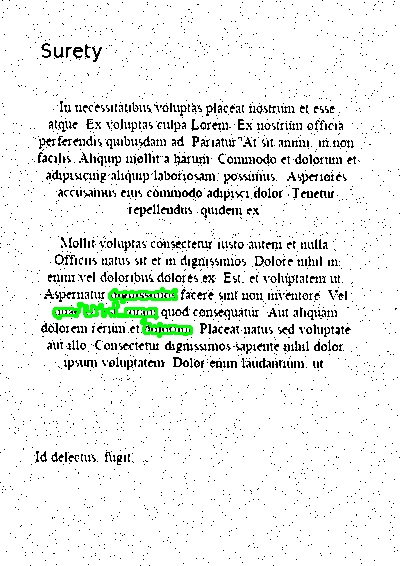
#> input picture Day-16/output_images/output_1.jpg, 400 x 566 px, given in place of 1.png, which was not available
$ python mini-project-EdgeDetection.py
#> lines starting #> are read from the running program, lines starting #| are printed output that depends on the picture; after the words box and inside, x2 and y2 are one past the last pixel; in counts of white or black regions, pixels touching at a corner belong together; pictures that were not available may be replaced by others from this repository, and a replacement may not be noted
import cv2
import numpy as np

for i in range(1,11):

    # Load the document image
    img_path = f'sample_images/{i}.png'
    img = cv2.imread(img_path)
#> img is the input picture: shape (566, 400, 3); mean B, G, R 235.3, 237.2, 235.3

    if img is None:
        print(f"{i}.png not found.")
        continue

    # Convert to grayscale
    gray = cv2.cvtColor(img, cv2.COLOR_BGR2GRAY)

    # Apply Gaussian Blur
    blurred = cv2.GaussianBlur(gray, (5, 5), 0)
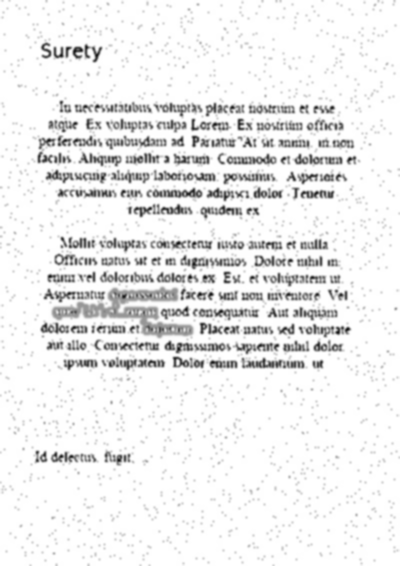
#> blurred: shape (566, 400); min 25, max 255, mean 236.4

    # Detect edges using Canny
    edges = cv2.Canny(blurred, 50, 150)
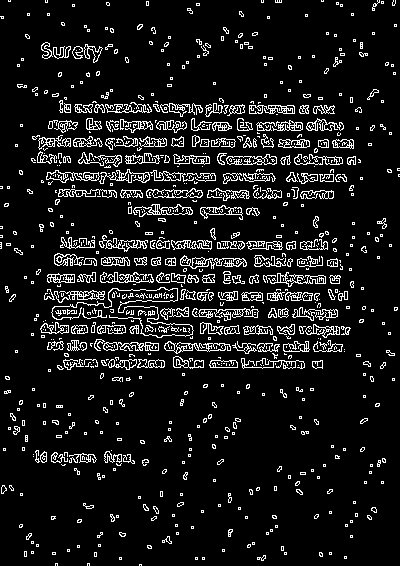
#> edges: shape (566, 400); 9.6% white in thin lines or dots

    # Morphological Closing to remove small gaps
    kernel = np.ones((3, 3), np.uint8)
    edges = cv2.morphologyEx(edges, cv2.MORPH_CLOSE, kernel)
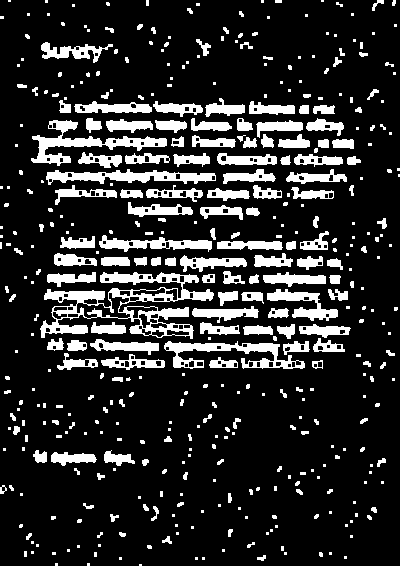
#> edges: shape (566, 400); 17% white; 435 white regions (250 under 20 px)

    # Find the document boundary (largest contour)
    contours, _ = cv2.findContours(edges, cv2.RETR_EXTERNAL, cv2.CHAIN_APPROX_SIMPLE)
#> contours = 435 contours, 313 with area under 20; largest, box (x1, y1, x2, y2) and area: (40, 272, 214, 339) 5032, (31, 120, 167, 166) 1531, (164, 341, 305, 369) 1490, (46, 169, 216, 185) 1270, (99, 235, 212, 252) 842

    if len(contours) == 0:
        print(f"No contour found in {i}.png")
        continue

    largest_contour = max(contours, key=cv2.contourArea)
#> largest_contour = contour of 437 points, box (x1, y1, x2, y2) (40, 272, 214, 339), area 5032

    # Draw the boundary on the original image
    cv2.drawContours(img, [largest_contour], -1, (0, 255, 0), 2)
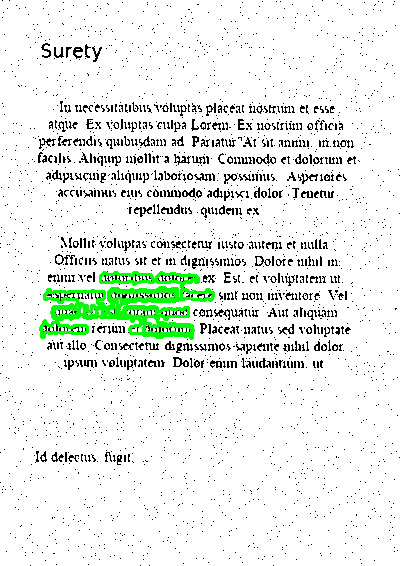
#> img: shape (566, 400, 3); 1.64% of pixels changed, all inside (x1, y1, x2, y2) = (39, 271, 215, 340)

    # Save the final output
    cv2.imwrite(f"output_images/output_{i}.jpg", img)
#> pass 2 of the loop `for i in range(1,11):`:
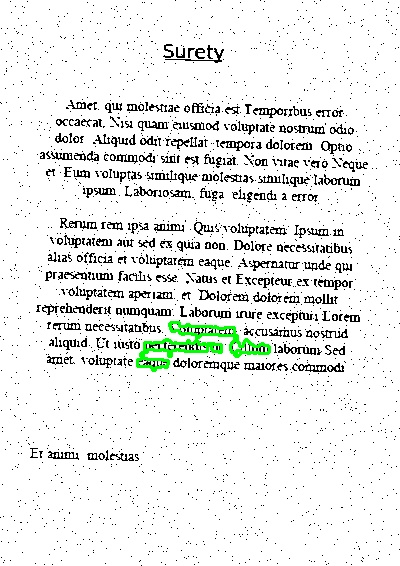
#> input picture Day-16/output_images/output_10.jpg, 400 x 566 px, given in place of 2.png, which was not available
#> img is the input picture: shape (566, 400, 3); mean B, G, R 233.4, 235.2, 233.4
#> `edges = cv2.morphologyEx(edges, cv2.MORPH_CLOSE, kernel)`:
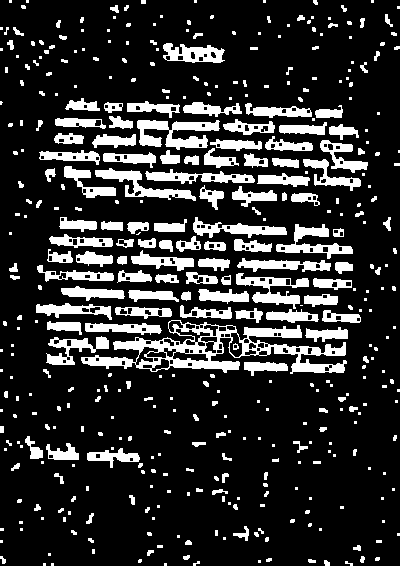
#> edges: shape (566, 400); 18.3% white; 426 white regions (234 under 20 px)
#> contours = 425 contours, 304 with area under 20; largest, box (x1, y1, x2, y2) and area: (81, 320, 347, 374) 5955, (137, 120, 220, 150) 1170, (236, 273, 309, 309) 910, (95, 168, 196, 201) 868, (276, 224, 353, 259) 861
#> largest_contour = contour of 425 points, box (x1, y1, x2, y2) (81, 320, 347, 374), area 5955
#> `cv2.drawContours(img, [largest_contour], -1, (0, 255, 0), 2)`:
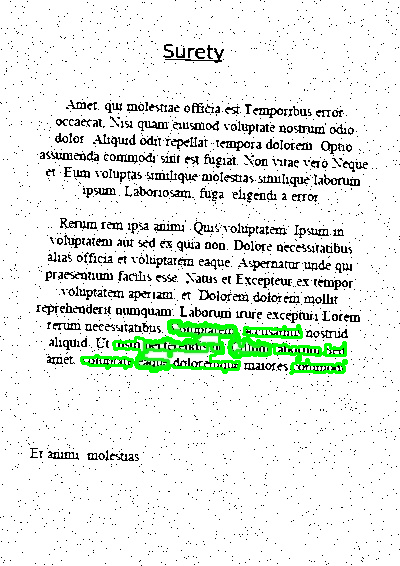
#> img: shape (566, 400, 3); 1.65% of pixels changed, all inside (x1, y1, x2, y2) = (80, 319, 348, 375)

print("Done!")
